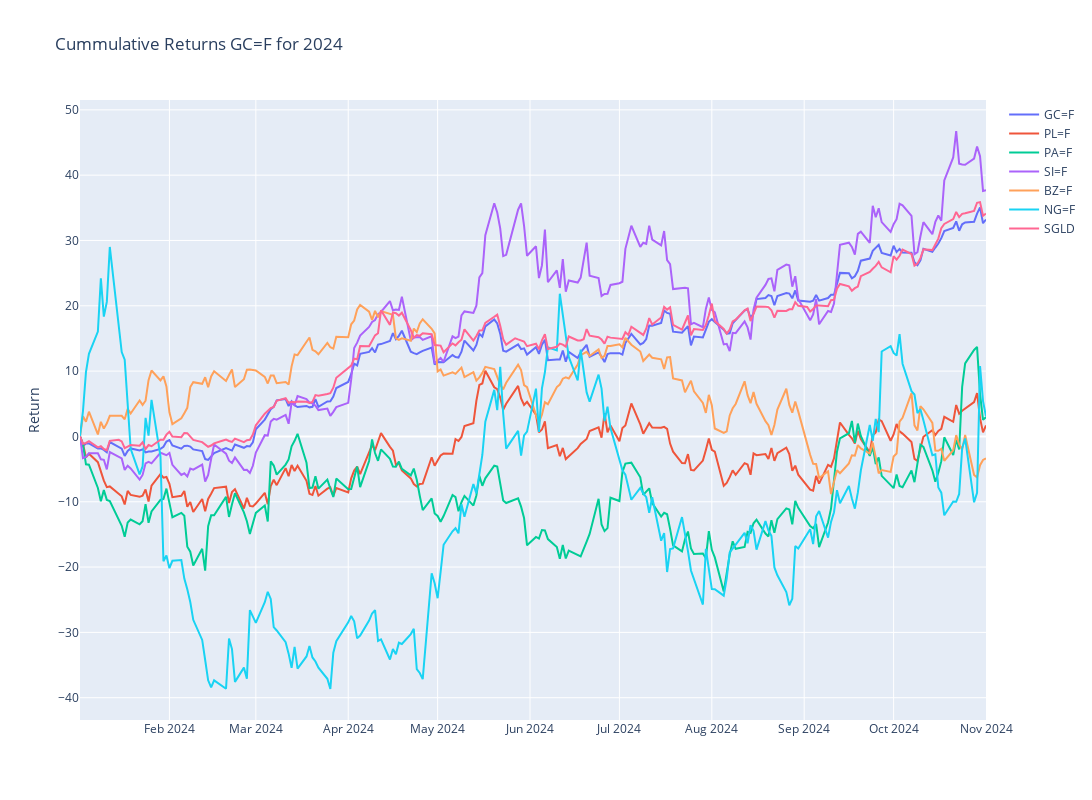

The notebook cell this image was saved under:
### Code cell
# Plotly
fig = make_subplots()

# Graph (1,1)
# Loop all stock files and get cummulative return for year
for stock in tqdm(index_list):
    f = os.path.join("../input", stock)
    df = pd.read_csv(f+".csv",index_col="Date",parse_dates=True)
    df['Cummulative_Return'] = cumulative_return(df["Adj Close"].loc[year])
    fig.add_trace(go.Scatter(x=df['Cummulative_Return'].loc[year].index,y=df['Cummulative_Return'].loc[year],mode="lines",name=stock.split('.')[0]),row=1,col=1)

# Update xaxis properties
fig.update_yaxes(title_text="Return", row=1, col=1)

fig.update_layout(height=800, width=1300,showlegend=True,title=f"Cummulative Returns {ticker} for {year}")

fig.show()

### Figure 1 — Plotly figure (JSON) as saved in the notebook; plotly's stock layout.template omitted (floating-point values rounded to 4 significant figures; data arrays with more than 128 entries replaced by an {"elided": "..."} marker saying what was removed)
{"data": [{"mode": "lines", "name": "GC=F", "type": "scatter", "x": {"elided": "212 str values"}, "xaxis": "x", "y": {"elided": "212 float values"}, "yaxis": "y"}, {"mode": "lines", "name": "PL=F", "type": "scatter", "x": {"elided": "212 str values"}, "xaxis": "x", "y": {"elided": "212 float values"}, "yaxis": "y"}, {"mode": "lines", "name": "PA=F", "type": "scatter", "x": {"elided": "212 str values"}, "xaxis": "x", "y": {"elided": "212 float values"}, "yaxis": "y"}, {"mode": "lines", "name": "SI=F", "type": "scatter", "x": {"elided": "212 str values"}, "xaxis": "x", "y": {"elided": "212 float values"}, "yaxis": "y"}, {"mode": "lines", "name": "BZ=F", "type": "scatter", "x": {"elided": "212 str values"}, "xaxis": "x", "y": {"elided": "212 float values"}, "yaxis": "y"}, {"mode": "lines", "name": "NG=F", "type": "scatter", "x": {"elided": "212 str values"}, "xaxis": "x", "y": {"elided": "212 float values"}, "yaxis": "y"}, {"mode": "lines", "name": "SGLD", "type": "scatter", "x": {"elided": "215 str values"}, "xaxis": "x", "y": {"elided": "215 float values"}, "yaxis": "y"}], "layout": {"height": 800, "showlegend": true, "title": {"text": "Cummulative Returns GC=F for 2024"}, "width": 1300, "xaxis": {"anchor": "y", "domain": [0, 1]}, "yaxis": {"anchor": "x", "domain": [0, 1], "title": {"text": "Return"}}}}
